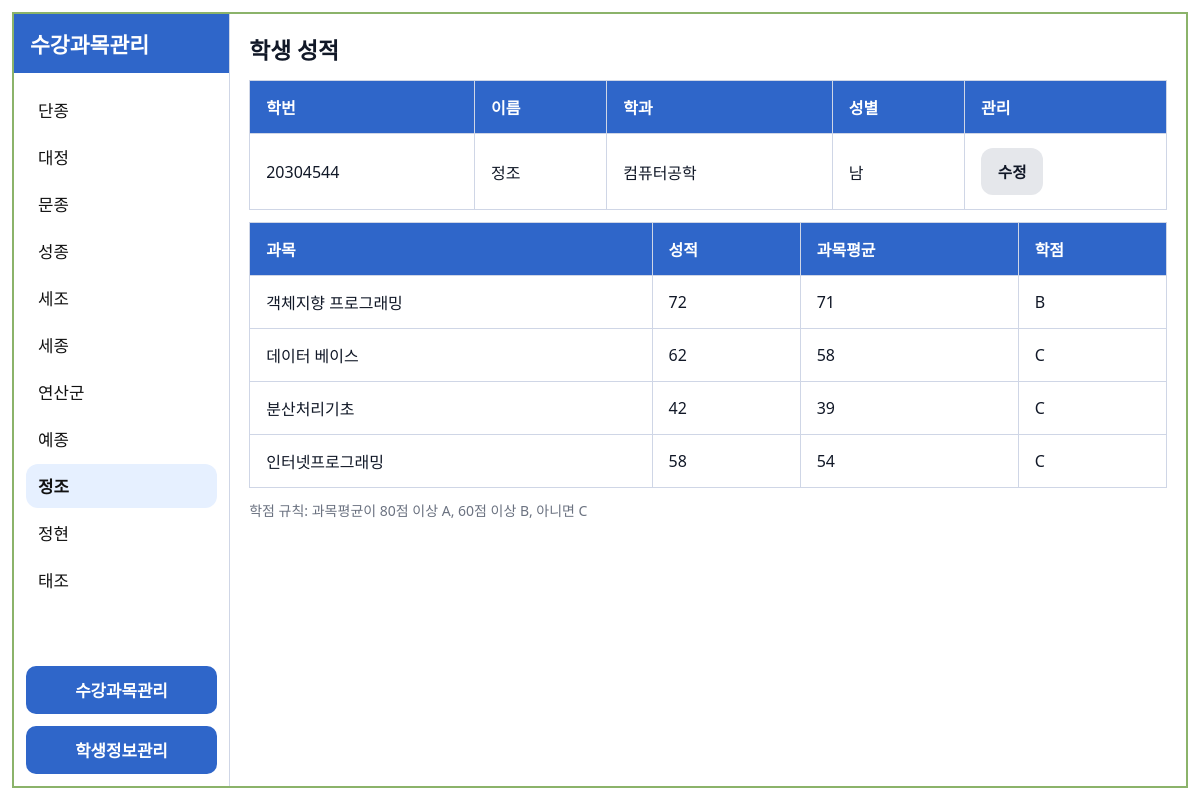
/students/2/, run on the app's committed database.
### core/models.py (models this page shows, shortened)
class Student(models.Model):
    GENDER_CHOICES = [
        ("M", "남"),
        ("F", "여"),
    ]
    student_no = models.CharField("학번", max_length=20, unique=True)
    name = models.CharField("이름", max_length=30)
    department = models.CharField("학과", max_length=50)
    gender = models.CharField("성별", max_length=1, choices=GENDER_CHOICES)

class Subject(models.Model):
    name = models.CharField("과목명", max_length=100, unique=True)
    professor = models.CharField("담당교수", max_length=50, blank=True)
    textbook = models.CharField("교재명", max_length=100, blank=True)
    schedule = models.CharField("수업시간", max_length=100, blank=True)

### core/views.py (the view)
# urls.py: path("students/<int:pk>/", views.student_detail, name="student_detail"),
def student_detail(request, pk: int):
    ensure_seed_data()
    student = get_object_or_404(Student, pk=pk)
    enrollments = (
        Enrollment.objects
        .filter(student=student)
        .select_related("subject")
        .order_by("subject__name")
    )
    avg_map = dict(
        Subject.objects.annotate(avg_score=Avg("enrollments__score"))
        .values_list("id", "avg_score")
    )
    rows = []
    for e in enrollments:
        avg_score = avg_map.get(e.subject_id) or 0
        avg_score = int(round(avg_score))
        if avg_score >= 80:
            letter = "A"
        elif avg_score >= 60:
            letter = "B"
        else:
            letter = "C"
        rows.append({
            "subject": e.subject,
            "score": e.score,
            "avg": avg_score,
            "letter": letter,
        })
    ctx = _sidebar_context() | {
        "student": student,
        "rows": rows,   # ✅ 항상 성적표를 보여주기 위해 show_grades 제거
    }
    return render(request, "core/student_detail.html", ctx)

### core/services.py (called while the page is built)
@transaction.atomic
def ensure_seed_data():
    for name, prof, book, sch in DEFAULT_SUBJECTS:
        Subject.objects.get_or_create(
            name=name,
            defaults={
                "professor": prof,
                "textbook": book,
                "schedule": sch,
            },
        )
    for sno, name, dept, gender in DEFAULT_STUDENTS:
        Student.objects.get_or_create(
            student_no=sno,
            defaults={
                "name": name,
                "department": dept,
                "gender": gender,
            },
        )
    subjects = list(Subject.objects.all())
    for s in Student.objects.all():
        for sub in subjects:
            Enrollment.objects.get_or_create(
                student=s,
                subject=sub,
                defaults={"score": 0},
            )

### core/views.py (called while the page is built)
def _sidebar_context():
    return {"students_sidebar": Student.objects.order_by("name")}

### templates/core/student_detail.html
{% extends "core/base.html" %}
{% block content %}
  <h2 class="page-title">학생 성적</h2>
  <table class="tbl">
    <thead>
      <tr>
        <th>학번</th>
        <th>이름</th>
        <th>학과</th>
        <th>성별</th>
        <th>관리</th>
      </tr>
    </thead>
    <tbody>
      <tr>
        <td>{{ student.student_no }}</td>
        <td>{{ student.name }}</td>
        <td>{{ student.department }}</td>
        <td>{{ student.get_gender_display }}</td>
        <td>
          <a class="btn secondary" href="{% url 'student_edit' student.id %}">수정</a>
        </td>
      </tr>
    </tbody>
  </table>
  <div style="height:12px"></div>
  <table class="tbl">
    <thead>
      <tr>
        <th>과목</th>
        <th>성적</th>
        <th>과목평균</th>
        <th>학점</th>
      </tr>
    </thead>
    <tbody>
      {% for r in rows %}
        <tr>
          <td>{{ r.subject.name }}</td>
          <td>{{ r.score }}</td>
          <td>{{ r.avg }}</td>
          <td>{{ r.letter }}</td>
        </tr>
      {% endfor %}
    </tbody>
  </table>
  <p class="hint">학점 규칙: 과목평균이 80점 이상 A, 60점 이상 B, 아니면 C</p>
{% endblock %}

### templates/core/base.html (shortened to what this page needs)
{% load static %}
<!doctype html>
<html lang="ko">
<head>
  <link rel="stylesheet" href="{% static 'core/style.css' %}">
</head>
<body>
  <div class="frame">
    <aside class="sidebar">
      <div class="sidebar-title">수강과목관리</div>
      <div class="student-list">
        {% for s in students_sidebar %}
          <a class="student-item {% if student and student.id == s.id %}active{% endif %}"
             href="{% url 'student_detail' s.id %}">
            {{ s.name }}
          </a>
        {% endfor %}
      </div>
      <div class="sidebar-footer">
        <a class="footer-link" href="{% url 'subject_manage' %}">수강과목관리</a>
        <a class="footer-link" href="{% url 'student_create' %}">학생정보관리</a>
      </div>
    </aside>
    <main class="content">
      {% block content %}{% endblock %}
    </main>
  </div>
</body>
</html>

### static/core/style.css (style rules this page uses)
:root { --blue:#2f66c9; --blue2:#1f4ea5; --border:#cfd6e6; --muted:#6b7280; }
* { box-sizing:border-box; }
body { margin:0; font-family: system-ui, -apple-system, Segoe UI, Roboto, "Noto Sans KR", Arial, sans-serif; background:#fff; color:#111827; }
.frame { display:flex; width: min(1500px, calc(100vw - 24px)); height: min(880px, calc(100vh - 24px)); border:2px solid #8bb36a; margin: 12px auto; background:#fff; }
.sidebar { width: clamp(200px, 18vw, 280px); border-right:1px solid var(--border); display:flex; flex-direction:column; }
.sidebar-title { background: var(--blue); color:white; padding:14px 16px; font-weight:900; font-size: clamp(20px, 1.8vw, 24px); }
.student-list { padding:12px 12px; flex:1; overflow:auto; }
.student-item { display:block; padding:10px 12px; margin:3px 0; color:#111; text-decoration:none; border-radius:12px; font-size: clamp(16px, 1.4vw, 19px); }
.student-item.active { background:#e6f0ff; font-weight:900; }
.sidebar-footer { display:flex; flex-direction:column; gap:12px; padding:12px; }
.footer-link { display:block; background: var(--blue); color:white; text-align:center; padding:12px 10px; text-decoration:none; font-weight:900; border-radius:10px; font-size: clamp(16px, 1.4vw, 19px); }
.content { flex:1; padding: clamp(14px, 1.6vw, 20px); overflow:auto; }
.page-title { margin:0 0 14px; font-size: clamp(22px, 1.9vw, 26px); font-weight:900; }
.tbl { width:100%; border-collapse:collapse; border:1px solid var(--border); }
.tbl th, .tbl td { border:1px solid var(--border); padding: clamp(10px, 1.2vw, 14px) clamp(12px, 1.4vw, 16px); text-align:left; font-size: clamp(16px, 1.3vw, 18px); }
.tbl thead th { background: var(--blue); color:white; font-weight:900; font-size: clamp(16px, 1.3vw, 18px); }
.btn { display:inline-block; background: var(--blue); color:white; padding: clamp(9px, 1.1vw, 12px) clamp(14px, 1.4vw, 18px); border-radius:12px; text-decoration:none; font-weight:900; border:0; cursor:pointer; font-size: clamp(15px, 1.3vw, 18px); }
.btn.secondary { background:#e5e7eb; color:#111827; }
.hint { margin-top:12px; font-size: clamp(14px, 1.1vw, 16px); color: var(--muted); }

### data on the page
Student: name "단종"
Student: name "대정"
Student: name "문종"
Student: name "성종"
Student: name "세조"
Student: name "세종"
Student: name "연산군"
Student: name "예종"
Student: name "정조", student_no "20304544", department "컴퓨터공학", gender "남"
Student: name "정현"
Student: name "태조"
Subject: subject.name "객체지향 프로그래밍", score "72", avg "71", letter "B"
Subject: subject.name "데이터 베이스", score "62", avg "58", letter "C"
Subject: subject.name "분산처리기초", score "42", avg "39", letter "C"
Subject: subject.name "인터넷프로그래밍", score "58", avg "54", letter "C"
